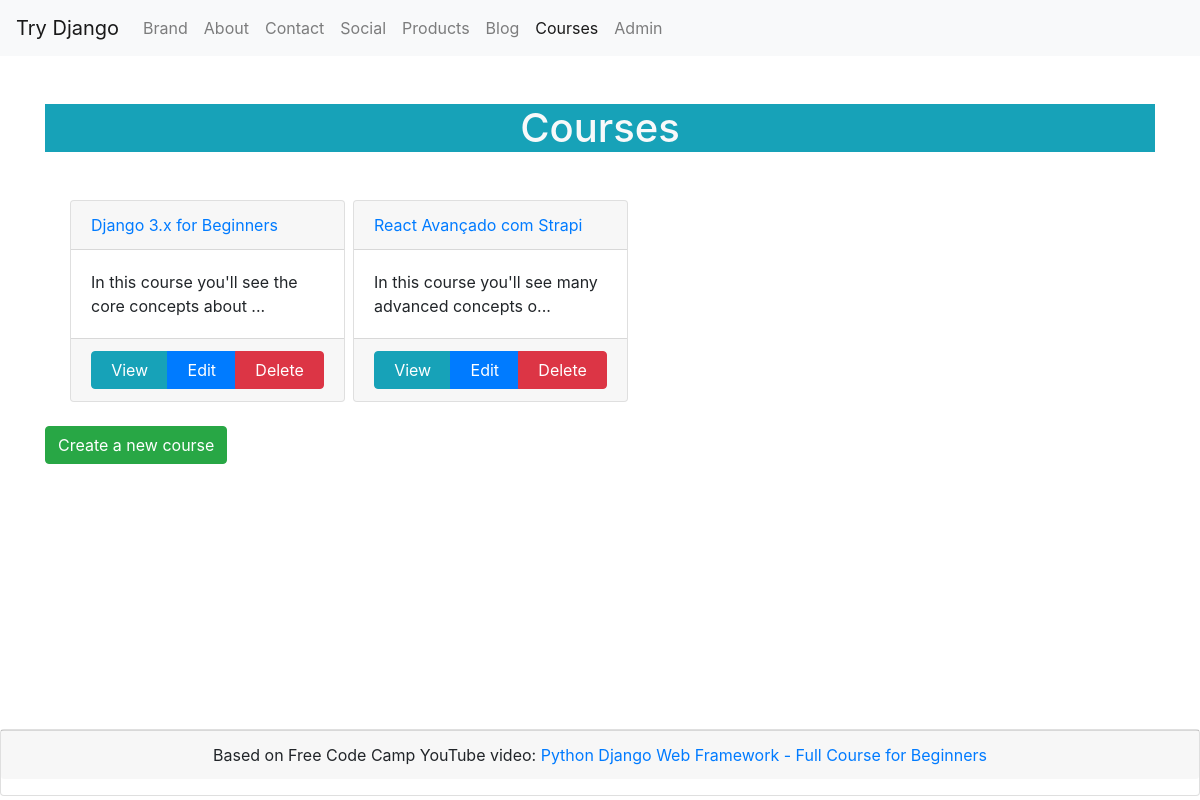
The app's page /courses/ (signed in) with its own data.
### courses/models.py (models this page shows)
class Course(models.Model):
    title = models.CharField(max_length=120)
    description = models.CharField(max_length=300, null=True)
    def __str__(self):
        return self.title
    def get_absolute_url(self):
        return reverse('courses:course_detail', kwargs={"course_id": self.id})

### courses/views.py (the view)
# urls.py: path('', CoursesListView.as_view(), name='index'),
class CoursesListView(View):
    template_name = 'courses_list.html'
    def get(self, request, *args, **kwargs):
        courses = Course.objects.all()
        context = {
            'courses': courses,
            'page_title': 'Courses'
        }
        return render(request, self.template_name, context)

### pages/templatetags/helpers.py (called while the page is built)
@register.simple_tag
def link_is_active(request, url):
    is_home_url = request.path == '/' and request.path == url
    has_same_parent = url.split('/')[1] == request.path.split('/')[1]
    if is_home_url:
        return 'active'
    if has_same_parent:
        return 'active'
    return ''

@register.simple_tag
def content_max_length(value, max_length):
    return f"{value[:max_length]}..."

### courses/templates/courses_list.html (shortened to what this page needs)
{% extends 'base.html' %}
{% load helpers %}
{% block content %}
    <h1 class="text-center text-light bg-info my-5">Courses</h1>
    <ul class="row">
    {% for course in courses %}
        <li class="col-sm-12 col-lg-3 p-0 mr-2 mb-2 card">
            <a href="{{course.get_absolute_url}}" class="card-header">{{course}}</a>
            <span class="card-body">{% content_max_length course.description 50 %}</span>
            <div class="card-footer btn-group">
                <a href="{{course.get_absolute_url}}" class="btn btn-info">View</a>
                {% if request.user.is_staff %}
                <a href="{% url 'courses:course_update' course.id %}" class="btn btn-primary">Edit</a>
                <a href="{% url 'courses:course_delete' course.id %}" class="btn btn-danger">Delete</a>
                {% endif %}
            </div>
        </li>
    {% endfor %}
    </ul>
    {% if request.user.is_staff %}
    <p>
        <a href="{% url 'courses:course_create' %}" class="btn btn-success">Create a new course</a>
    </p>
    {% endif %}
{% endblock content %}

### records on screen
Course: title "Django 3.x for Beginners", description "In this course you'll see the core concepts about ..."
Course: title "React Avançado com Strapi", description "In this course you'll see many advanced concepts o..."
